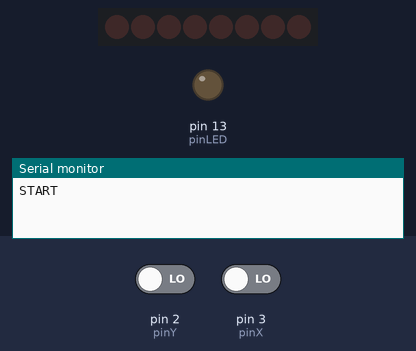
A sketch run on a simulated Arduino Uno, built with avr-gcc and run on an emulated ATmega328P. Shown: 8 shift-register outputs drawn as a row of LEDs (first output left, lit = HIGH), output pins drawn as LEDs (lit = HIGH), the last lines printed to the serial monitor. Wiring (inferred from the names in the program): shift register (74HC595): data pin 10; shift clock pin 7. Wiring (inferred from the signals the program sends): row of LEDs: on Q0, Q1, Q2, Q3, Q4, Q5, Q6, Q7. The inputs (shaded band) are chosen by the test bench; at power-on: pin 2 (pinY) LOW, pin 3 (pinX) LOW. The modem accepts every AT command (registered, SIM ready, sends succeed) and sends nothing else; pins used as bus, display or sensor lines are not drawn.

Above: at 1.2 s.
1.3 s: pin 2 (pinY) driven HIGH
At 2.6 s:
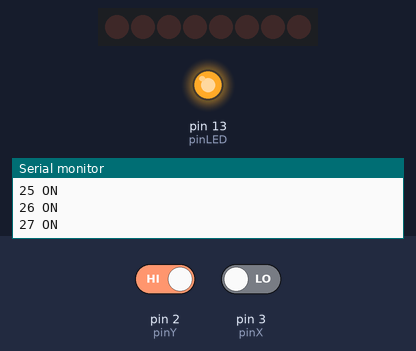
2.9 s: pin 2 (pinY) driven LOW
At 3.5 s:
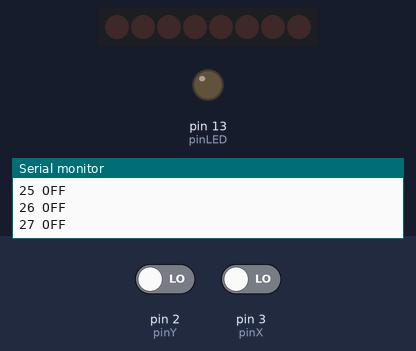
Timing chart, 0 to 5.9 s (numbered marks = the images above; inputs shaded):
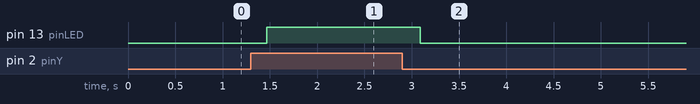

Measured:
- after the input at 1.3 s, pin 13 (pinLED): LOW → HIGH after 0.17 s
- after the input at 2.9 s, pin 13 (pinLED): HIGH → LOW after 0.19 s

The sketch:

keys2midi.ino
```cpp
#include <Arduino.h>
#include <SoftwareSerial.h>

int pinLED = 13;

// OUT - Shift register 595
int pinData = 10;
int pinLatch = 11;
int pinClock = 12;
int pinTx = 8;
int pinRx = 9; // not used

// IN - MUX 4052
int pinX = 3;
int pinY = 2;
int pinA = 6;
int pinB = 7;

const int KNumKeys = 64;
byte keys[KNumKeys];

// First key of my keyboard
const byte KMidiStart = 24; // C1

SoftwareSerial midiOut(pinRx, pinTx);

byte readMux4052()
{
  byte val = 0;

  for (int i = 3; i >= 0; i--)
  {
    digitalWrite(pinA, i & 1 ? HIGH : LOW);
    digitalWrite(pinB, i & 2 ? HIGH : LOW);

    val <<= 1;
    if (digitalRead(pinX) == HIGH)
    {
      val |= 1;
    }
    if (digitalRead(pinY) == HIGH)
    {
      val |= 16;
    }
  }
  return val;
}

byte invert(byte v)
{
  byte r = 0;
  for (int i = 0; i < 8; i++)
  {
    r <<= 1;
    r |= v & 1;
    v >>= 1;
  }
  return r;
}

void printNote(byte midiKey)
{
  const byte Octave = 12;

  byte octave = midiKey / Octave - 1;
  byte note = midiKey % Octave;

  const char* notes[] = {"C", "C#", "D", "D#", "E", "F", "F#", "G", "G#", "A", "A#", "H"};

  Serial.print(notes[note]);
  Serial.print(octave);
}

void sendMidiNote(byte midiKey, bool on)
{
  const byte KNoteOn = 0x90;
  const byte KVelo = 0x40; // default Velocity
  midiOut.write(KNoteOn);
  midiOut.write(midiKey);
  midiOut.write(on ? KVelo : 0);

  Serial.print(midiKey);
  Serial.println(on ? " ON" : " OFF");
}

void setup()
{
  Serial.begin(9600);
  pinMode(pinLED, OUTPUT);

  midiOut.begin(31250);
/**/
  pinMode(pinLatch, OUTPUT);
  pinMode(pinClock, OUTPUT);
  pinMode(pinData, OUTPUT);

  pinMode(pinA, OUTPUT);
  pinMode(pinB, OUTPUT);

  pinMode(pinX, INPUT);
  pinMode(pinY, INPUT);
/**/

  for (int i = 0; i < KNumKeys; i++)
  {
    keys[i] = LOW;
  }
  Serial.println("START");
}

void loop()
{
  delay(50);

//  Serial.print("STime: ");
//  Serial.println(millis());
/**/
#ifdef USE_SHIFTOUT
  for (int i = 0; i < 8; i++)
  {
    byte scan = 1 << i;
    digitalWrite(pinLatch, LOW);
    shiftOut(pinData, pinClock, LSBFIRST, scan);
    digitalWrite(pinLatch, HIGH);
#else
  digitalWrite(pinData, HIGH);
  for (int i = 7; i >= 0; i--)
  {
    digitalWrite(pinLatch, LOW); // output
    digitalWrite(pinClock, HIGH); // shift
    digitalWrite(pinLatch, HIGH); // output

    digitalWrite(pinClock, LOW);
    if (i == 7)
    {
      digitalWrite(pinData, LOW);
    }
#endif

    byte resp = readMux4052();
    // wiring requires to invert this value
    resp = invert(resp);
/**/
/**
    Serial.print("SCAN ");
    Serial.print(i);
/**/
/**
    Serial.print(" RESP ");
    Serial.println(resp);
/**/
/**/
    for (int j = 0; j < 8; j++)
    {
      byte key = i << 3 | j;

      byte pressed = bitRead(resp, j);
      if (pressed != keys[key])
      {
        keys[key] = pressed;
/**
        Serial.print(key);
        Serial.print(" ");
        printNote(KMidiStart + key);
        Serial.println(pressed ? " DN" : " UP");
/**/
        sendMidiNote(KMidiStart + key, pressed);

        if (key == 0)
        {
          digitalWrite(pinLED, pressed ? HIGH : LOW);
        }
      }
    }
  }
/**/
}
```
